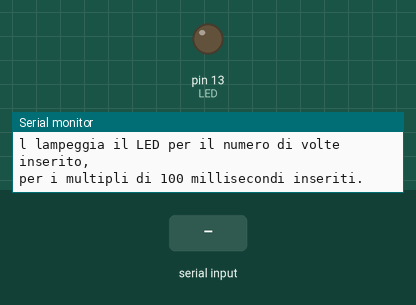
Bench run of a sketch on a simulated Arduino Uno, built with avr-gcc and run on an emulated ATmega328P. Shown: output pins drawn as LEDs (lit = HIGH), the last lines printed to the serial monitor. The inputs (shaded band) are chosen by the test bench.

Above: at 1.3 s.
1.4 s: byte 97 ('a') received over Serial
At 2.7 s:
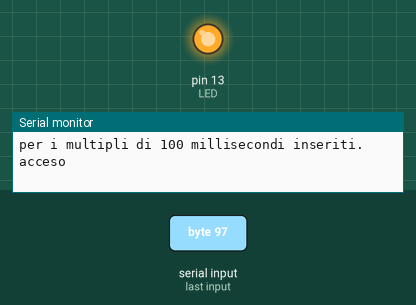
4.4 s: byte 115 ('s') received over Serial
At 5.0 s:
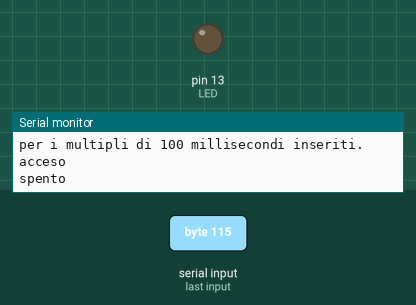
Timing chart, 0 to 7.4 s (numbered marks = the images above; inputs shaded):
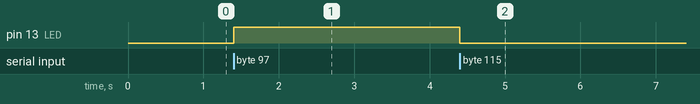

The sketch:

04-02_serialShellfor.ino
```cpp
#define LED LED_BUILTIN

void setup() {
  pinMode(LED, OUTPUT);
  //Initialize serial and wait for port to open:
  Serial.begin(9600);

  Serial.println("Accende e spegne il LED con la seriale.");
  Serial.println("s spegne il LED");
  Serial.println("a accende il LED");
  Serial.println("l lampeggia il LED per il numero di volte inserito,\nper i multipli di 100 millisecondi inseriti.");
}

void loop() {
  // put your main code here, to run repeatedly:
  if (Serial.available()) {
    unsigned char comando = Serial.read();
    if ( 'a' == comando ) {
      digitalWrite(LED, HIGH);
      Serial.println("acceso");
    } else if ( 's' == comando ) {
      digitalWrite(LED, LOW);
      Serial.println("spento");
    } else if ( 'l' == comando ) {
      Serial.print("Lampeggia: ");
      while (!Serial.available()) {
      };
      comando = Serial.read();
      if ( comando >= 49 && comando <= 57 ) {
        unsigned char volte = comando - 48;
        Serial.print(volte);
        Serial.print(" volte ");
              while (!Serial.available()) {
      };
        comando = Serial.read();
        if ( comando >= 49 && comando <= 57 ) {
          comando = comando - 48;
          unsigned int attesa = 100 * comando;
          Serial.print(attesa);
          Serial.println(" millisecondi");
          for ( unsigned char lampeggi = 0; lampeggi < volte; lampeggi++) {
            digitalWrite(LED, HIGH);
            Serial.println("acceso");
            delay(attesa);
            digitalWrite(LED, LOW);
            Serial.println("spento");
            delay(attesa);
          }
        } else {
          Serial.println("Parametro sbagliato, inserire numeri da 1 a 9");
        }
      } else {
        Serial.println("Parametro sbagliato, inserire numeri da 1 a 9");
      }
    } else {
      Serial.println("Comando non riconosciuto. Inserire a, s o l!");
    }
  }
}
```

Measured:
- after the input at 1.4 s, pin 13 (LED): LOW → HIGH at once
- after the input at 4.4 s, pin 13 (LED): HIGH → LOW at once
